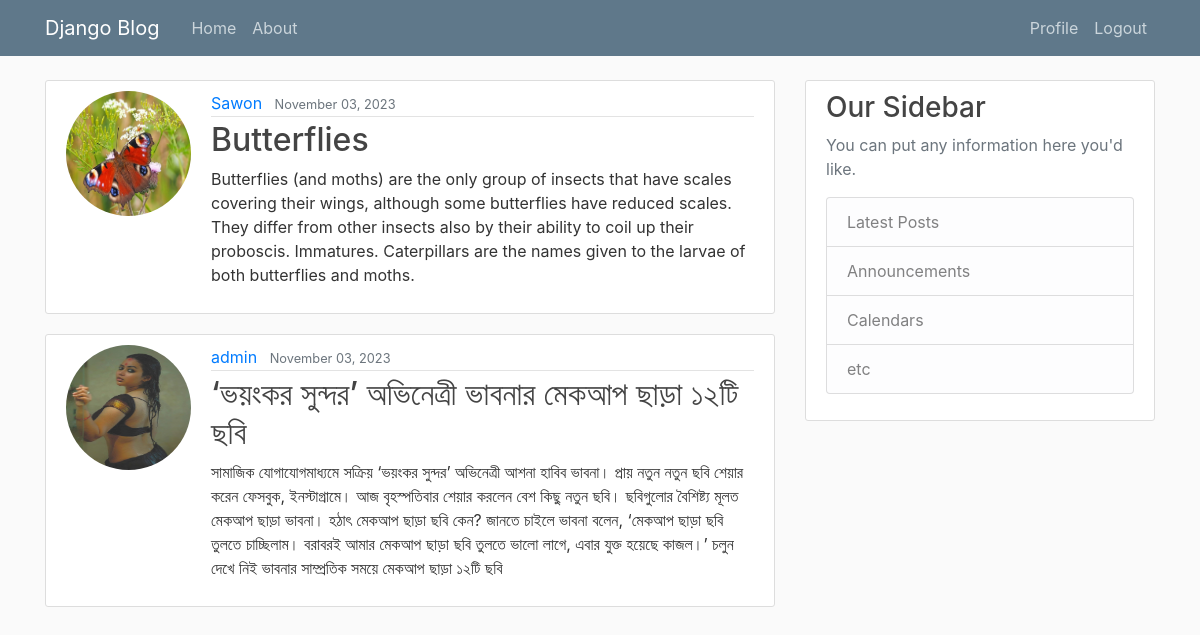
Page / (signed in) on the committed database.
### blog/models.py (models this page shows, shortened)
class Post(models.Model):
    title = models.CharField(max_length=150)
    content = models.TextField()
    date_posted = models.DateTimeField(default=timezone.now)
    author = models.ForeignKey(User, on_delete=models.CASCADE)

### users/models.py (models this page shows)
class Profile(models.Model):
    user = models.OneToOneField(User, on_delete=models.CASCADE)
    image = models.ImageField(default='default.jpg', upload_to='profile_pics')

### blog/views.py (the view)
# urls.py: path('', PostListView.as_view(), name="blog-home"),
class PostListView(ListView):
    model = Post
    template_name = 'blog/home.html'
    context_object_name = 'posts'
    ordering = ['-date_posted']

### blog/templates/blog/home.html
{% extends "blog/base.html" %}
{% block content %}
{% for post in posts %}
<article class="media content-section">
    <img class="rounded-circle account-img" src="{{ post.author.profile.image.url }}">
    <div class="media-body">
        <div class="article-metadata">
            <a class="mr-2" href="#">{{ post.author }}</a>
            <small class="text-muted">{{ post.date_posted|date:"F d, Y" }}</small>
        </div>
        <h2><a class="article-title" href="{% url 'post-detail' post.id %}">{{ post.title }}</a></h2>
        <p class="article-content">{{ post.content }}</p>
    </div>
</article>
{% endfor %}
{% endblock %}

### blog/static/blog/main.css (style rules this page uses)
body { background: #fafafa; color: #333333; margin-top: 5rem; }
h1, h2, h3, h4, h5, h6 { color: #444444; }
.content-section { background: #ffffff; padding: 10px 20px; border: 1px solid #dddddd; border-radius: 3px; margin-bottom: 20px; }
.article-title { color: #444444; }
.article-content { white-space: pre-line; }
.article-metadata { padding-bottom: 1px; margin-bottom: 4px; border-bottom: 1px solid #e3e3e3 }
.account-img { height: 125px; width: 125px; margin-right: 20px; margin-bottom: 16px; }

### rows in the picture
Post: author.profile.image (picture), author "Sawon", date_posted "November 03, 2023", title "Butterflies", content "Butterflies (and moths) are the only group of insects that have scales covering their wings, although some butterflies have reduced scales. They differ from other insects also by their ability to coil up their proboscis. Immatures. Caterpillars are the names given to the larvae of both butterflies and moths."
Post: author.profile.image (picture), author "admin", date_posted "November 03, 2023", title "‘ভয়ংকর সুন্দর’ অভিনেত্রী ভাবনার মেকআপ ছাড়া ১২টি ছবি", content "সামাজিক যোগাযোগমাধ্যমে সক্রিয় ‘ভয়ংকর সুন্দর’ অভিনেত্রী আশনা হাবিব ভাবনা। প্রায় নতুন নতুন ছবি শেয়ার করেন ফেসবুক, ইনস্টাগ্রামে। আজ বৃহস্পতিবার শেয়ার করলেন বেশ কিছু নতুন ছবি। ছবিগুলোর বৈশিষ্ট্য মূলত মেকআপ ছাড়া ভাবনা। হঠাৎ মেকআপ ছাড়া ছবি কেন? জানতে চাইলে ভাবনা বলেন, ‘মেকআপ ছাড়া ছবি তুলতে চাচ্ছিলাম। বরাবরই আমার মেকআপ ছাড়া ছবি তুলতে ভালো লাগে, এবার যুক্ত হয়েছে কাজল।’ চলুন দেখে নিই ভাবনার সাম্প্রতিক সময়ে মেকআপ ছাড়া ১২টি ছবি"
